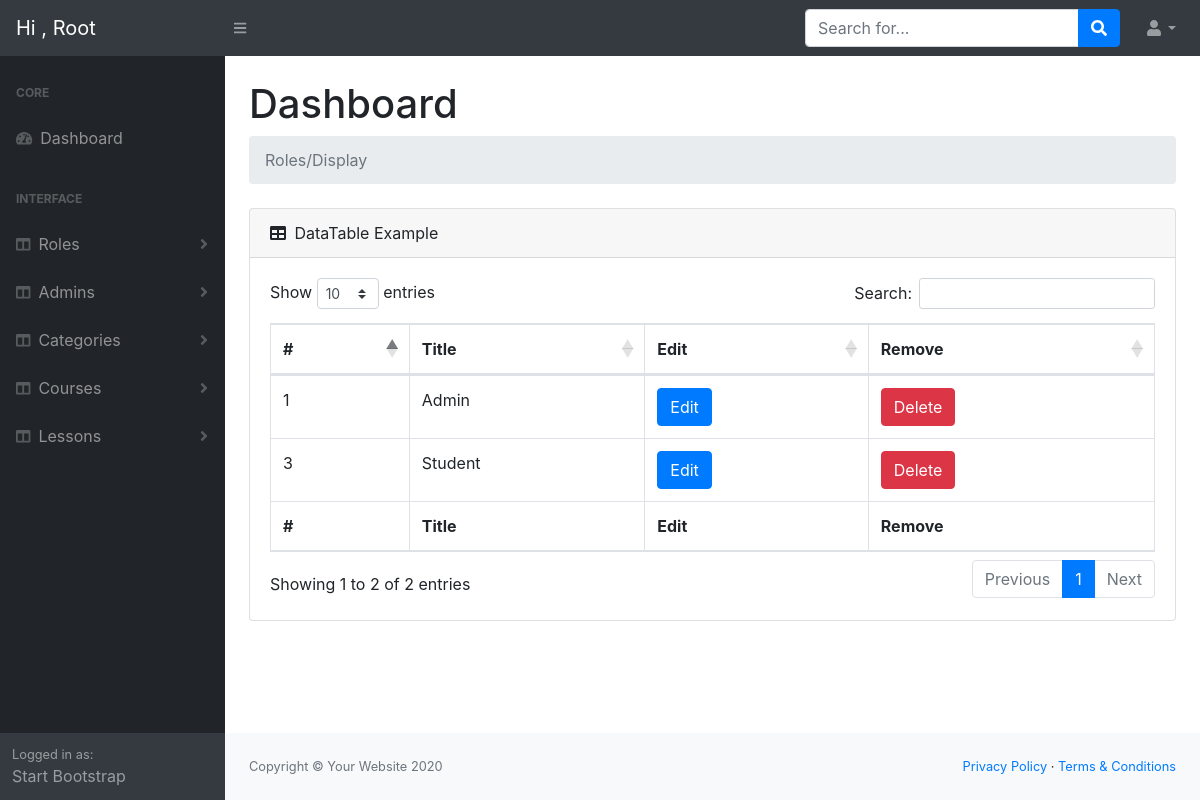
Screenshot of /dashboard/Roles/index.php (signed in) with the database file from the repository.
### tables this page shows
CREATE TABLE `roles` (
  `id` tinyint(3) UNSIGNED NOT NULL,
  `title` char(30) NOT NULL
);

### dashboard/Roles/index.php (the view, shortened to what this page needs)
<?php
require '../helpers/functions.php';
$sql = "select * from roles";
$op  = DoQuery($sql);
require '../layouts/header.php';
require '../layouts/nav.php';
require '../layouts/sidNav.php';
?>
<main>
    <div class="container-fluid">
        <h1 class="mt-4">Dashboard</h1>
        <ol class="breadcrumb mb-4">
         </ol>
        <div class="card mb-4">
            <div class="card-header">
                <i class="fas fa-table mr-1"></i>
                DataTable Example
            </div>
            <div class="card-body">
                <div class="table-responsive">
                    <table class="table table-bordered" id="dataTable" width="100%" cellspacing="0">
                        <thead>
                            <tr>
                                <th>#</th>
                                <th>Title</th>
                                <th>Edit</th>
                                <th>Remove</th>
                            </tr>
                        </thead>
                        <tfoot>
                            <tr>
                                <th>#</th>
                                <th>Title</th>
                                <th>Edit</th>
                                <th>Remove</th>
                            </tr>
                        </tfoot>
                        <tbody>
                            <?php
                            while ($data = mysqli_fetch_assoc($op)) {
                            ?>
                                <tr>
                                    <td><?php echo $data['id'] ?></td>
                                    <td><?php echo $data['title'] ?></td>
                                    <td> <a href='edit.php?id=<?php echo $data['id'];  ?>' class='btn btn-primary m-r-1em'>Edit</a> </td>
                                    <td> <a href='delete.php?id=<?php echo $data['id'] ?>' class='btn btn-danger m-r-1em'>Delete</a> </td>
                                </tr>
                            <?php } ?>
                        </tbody>
                    </table>
                </div>
            </div>
        </div>
    </div>
</main>
<?php
require '../layouts/footer.php';
?>

### rows the page displays
roles: id "1", title "Admin"
roles: id "3", title "Student"

### other values shown
$_SESSION['user']['fname'] "Root"
$module "Roles"
$module "Admins"
$module "Categories"
$module "Courses"
$module "Lessons"
$message "Roles/Display"
